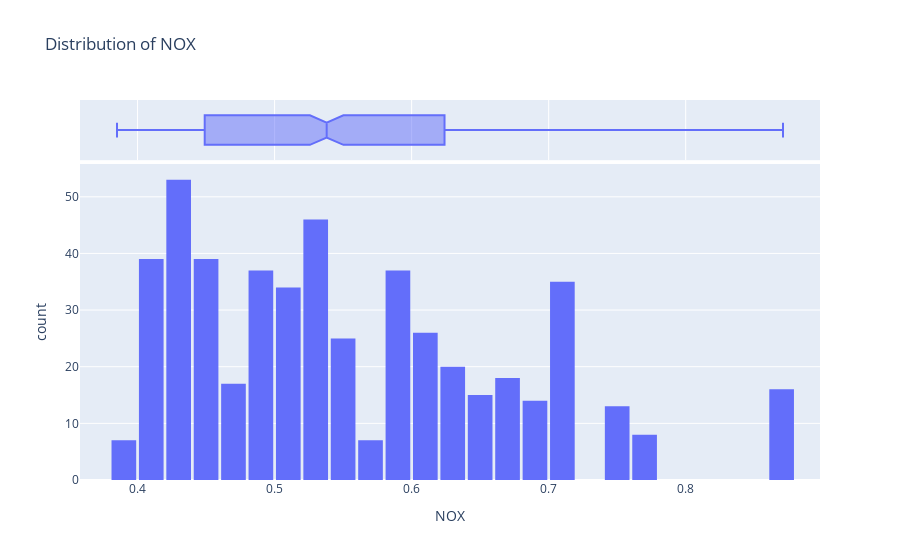

Here is the notebook cell this chart was saved with:
### Code cell
fig=px.histogram(bos,x='NOX',marginal='box',nbins=45,title='Distribution of NOX')
fig.update_layout(bargap=0.1)
fig.show()

### Figure 1 — Plotly figure (JSON) as saved in the notebook; plotly's stock layout.template omitted (floating-point values rounded to 4 significant figures; data arrays with more than 128 entries replaced by an {"elided": "..."} marker saying what was removed)
{"data": [{"alignmentgroup": "True", "bingroup": "x", "hovertemplate": "NOX=%{x}<br>count=%{y}<extra></extra>", "legendgroup": "", "marker": {"color": "#636efa"}, "name": "", "nbinsx": 45, "offsetgroup": "", "orientation": "v", "showlegend": false, "type": "histogram", "x": {"elided": "506 float values"}, "xaxis": "x", "yaxis": "y"}, {"alignmentgroup": "True", "hovertemplate": "NOX=%{x}<extra></extra>", "legendgroup": "", "marker": {"color": "#636efa"}, "name": "", "notched": true, "offsetgroup": "", "showlegend": false, "type": "box", "x": {"elided": "506 float values"}, "xaxis": "x2", "yaxis": "y2"}], "layout": {"bargap": 0.1, "barmode": "relative", "legend": {"tracegroupgap": 0}, "title": {"text": "Distribution of NOX"}, "xaxis": {"anchor": "y", "domain": [0, 1], "title": {"text": "NOX"}}, "xaxis2": {"anchor": "y2", "domain": [0, 1], "matches": "x", "showgrid": true, "showticklabels": false}, "yaxis": {"anchor": "x", "domain": [0, 0.8316], "title": {"text": "count"}}, "yaxis2": {"anchor": "x2", "domain": [0.8416, 1], "matches": "y2", "showgrid": false, "showline": false, "showticklabels": false, "ticks": ""}}}
